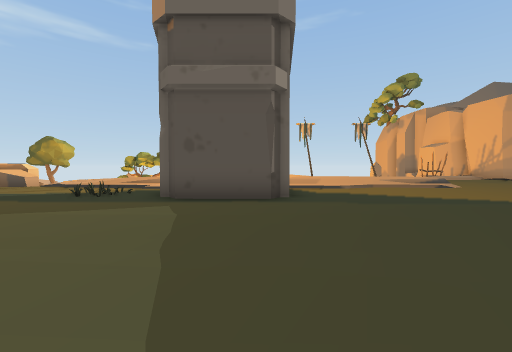
[1] (above)

24 first-person views from a walk through a scene from a Unity 3-D project. The camera is 1.4 m above the floor, tilts 2° down and sees 90° across. The floor is counted in squares, 2 m on a side. Each view is taken from the middle of a square. On the plan, view 1 faces up. The plan holds only what a view shows up to about 9 squares ahead; the rest is blank. The place goes on beyond the plan. The player is left out. Some animated figures are left out. Some surface patterns are stand-ins.

[2]
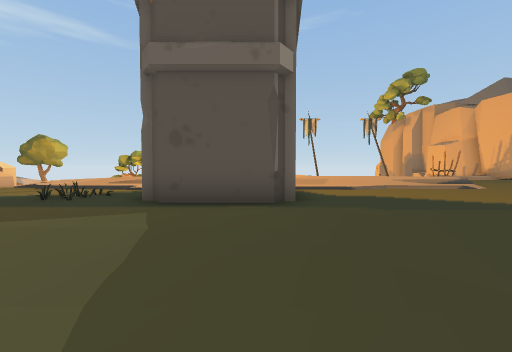

[3]
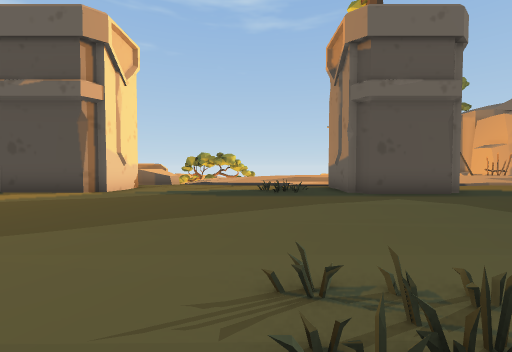

[4]
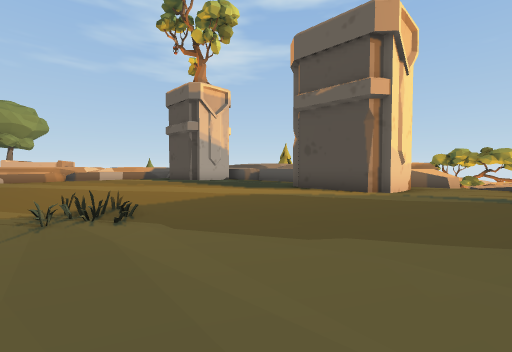

[5]
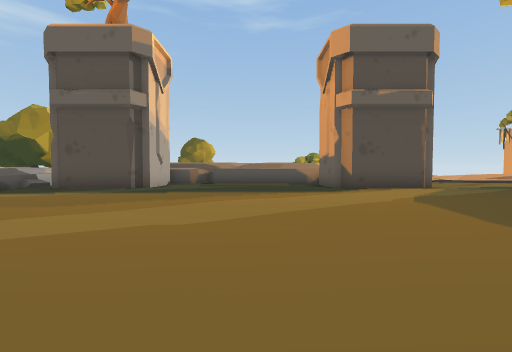

[6]
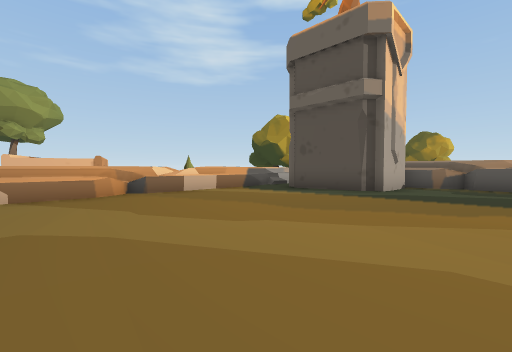

[7]
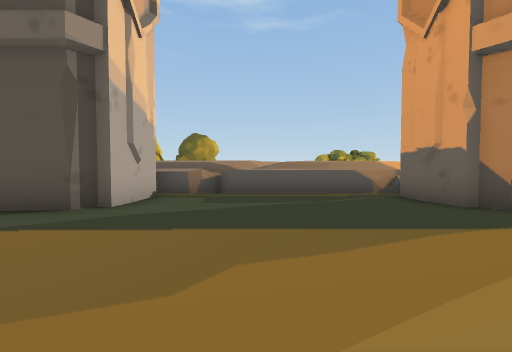

[8]
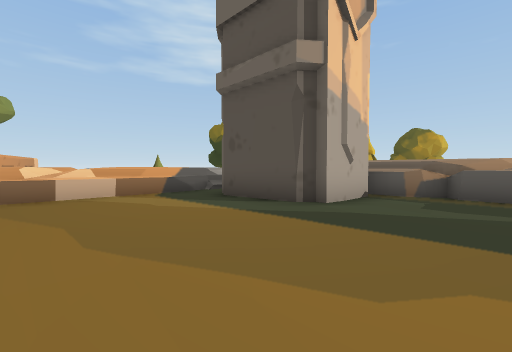

[9]
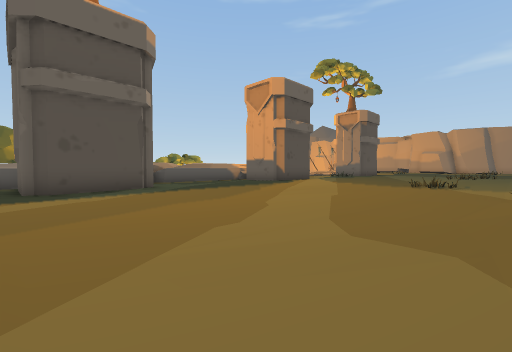

[10]
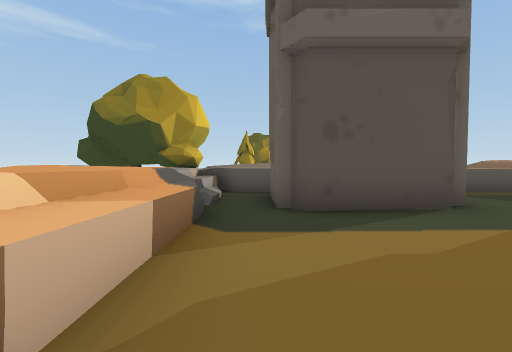

[11]
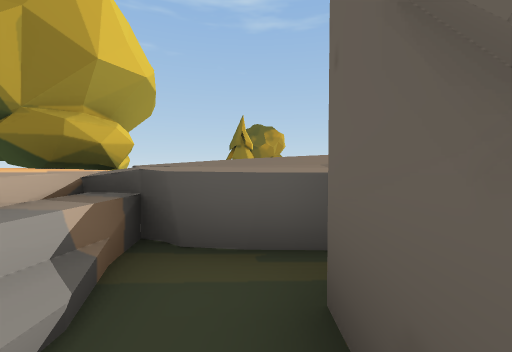

[12]
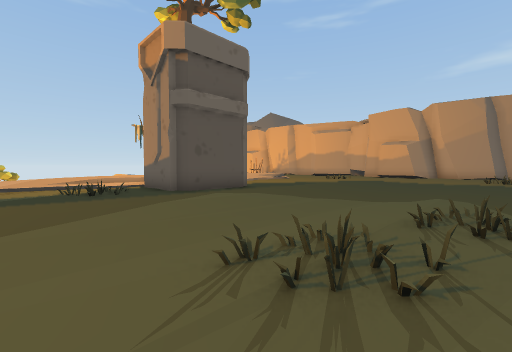

[13]
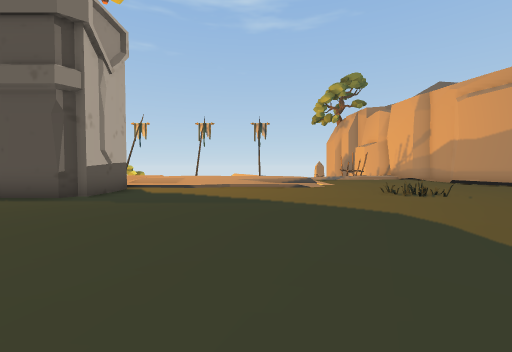

[14]
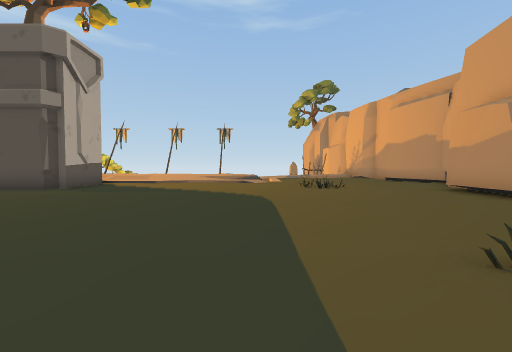

[15]
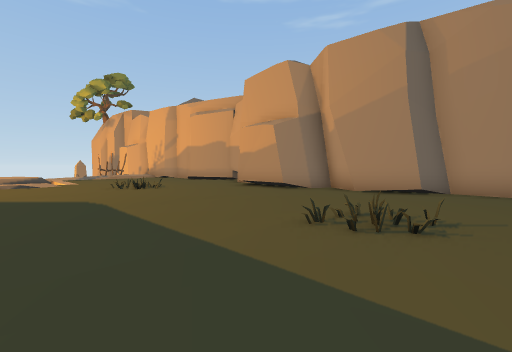

[16]
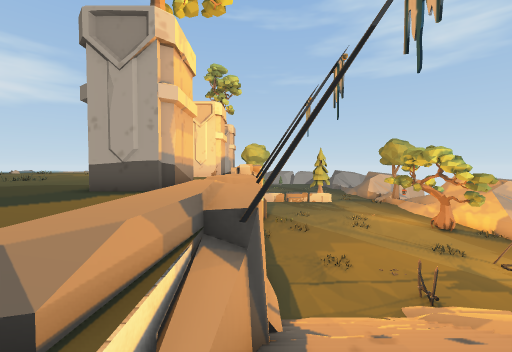

[17]
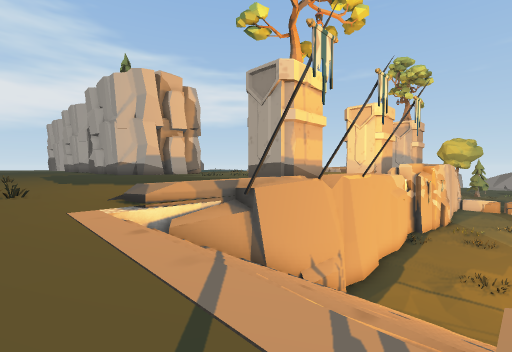

[18]
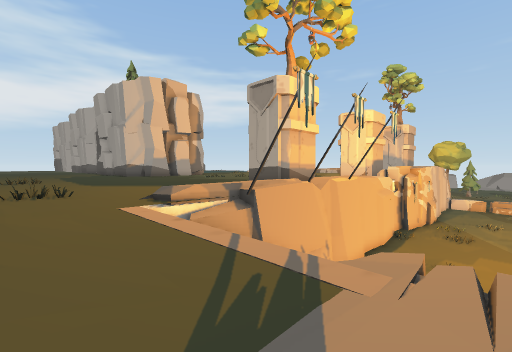

[19]
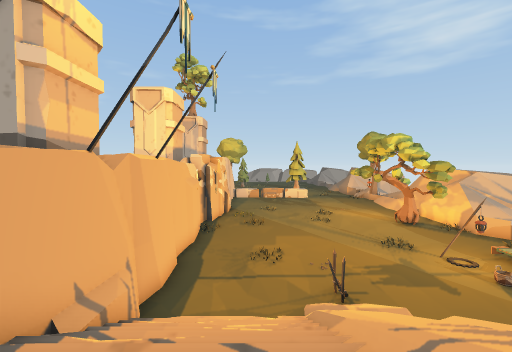

[20]
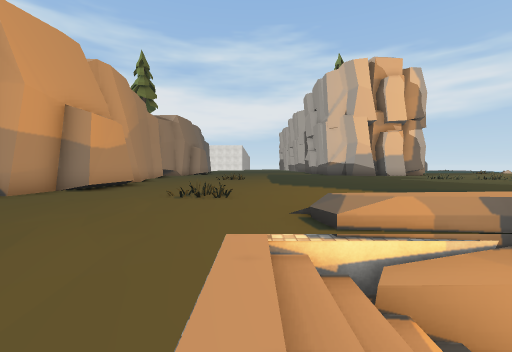

[21]
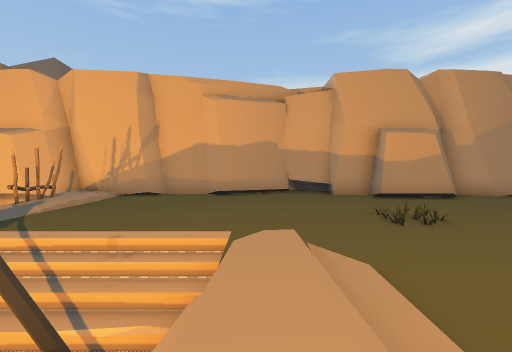

[22]
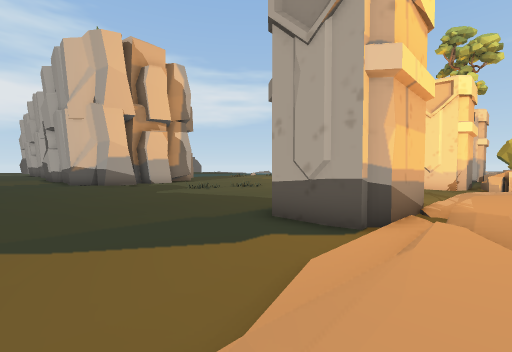

[23]
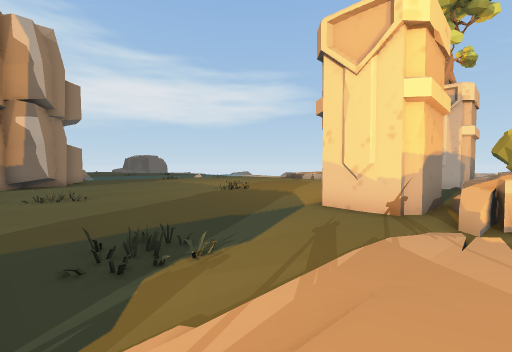

[24]
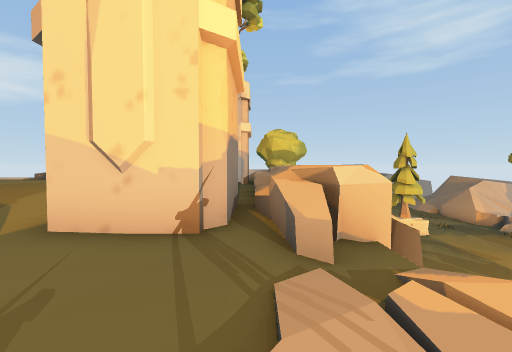

### Floor plan
Key: @ floor where view 1 was taken; # wall or solid block; . main floor; : floor 0.5 m higher than the main floor; + floor 0.75 m higher than the main floor; * floor 1.25 m higher than the main floor; % floor 1.5 m higher than the main floor; - floor 6.75 m lower than the main floor; _ floor 7.25 m lower than the main floor; / step, stairs or slope; = window, fence, low wall or low ledge; v drop or lower ground; T tree; O other object.
Columns run from 26 left of view 1 to 13 right of it. Each row starts with its distance up from view 1.
 21                          _O
 20                         -___
 19                         ____
 18                         __--
 17                         _--/
 16                         __O//=   =///OO.
 15                        -___/=#///=//////
 14                        O--__///////.....
 13                         -___///////.....
 12                         ----///////.....
 11 TT#                     #######v#//.....
 10  #T:%% %#==%%%%%####///+++/////+//......
  9  ##==# #= ***=###..//..//##///////......
  8   //.###......###.......####............
  7   *=.###......###.....O.# ##.......O....
  6   *=.###......###.......###.............
  5   *=...................................#
  4   *+...................................#
  3   #=...................................#
  2   ==....................................
  1   #=....................................
  0   %=...........O......O...@.............
 -1   *=....................O..........O....
 -2     .............     ..        ........

Where each view was taken, in squares from view 1:
view 1: 0 up, 0 right, facing up
view 2: 1 up, 0 right, facing up
view 3: 1 down, 5 left, facing up
view 4: 1 down, 7 left, facing up-left
view 5: 2 down, 15 left, facing up
view 6: 1 down, 16 left, facing up-left
view 7: 2 up, 16 left, facing up
view 8: 2 up, 16 left, facing up-left
view 9: 2 down, 22 left, facing up-right
view 10: 2 up, 22 left, facing up
view 11: 7 up, 22 left, facing up
view 12: 1 down, 6 left, facing up-right
view 13: 0 up, 5 right, facing up
view 14: 2 down, 7 right, facing up
view 15: 2 down, 6 right, facing up-right
view 16: 11 up, 8 right, facing left
view 17: 15 up, 9 right, facing down-left
view 18: 16 up, 10 right, facing down-left
view 19: 14 up, 7 right, facing left
view 20: 13 up, 8 right, facing down
view 21: 10 up, 4 right, facing right
view 22: 10 up, 5 right, facing down-left
view 23: 10 up, 3 left, facing down-left
view 24: 9 up, 6 left, facing left
